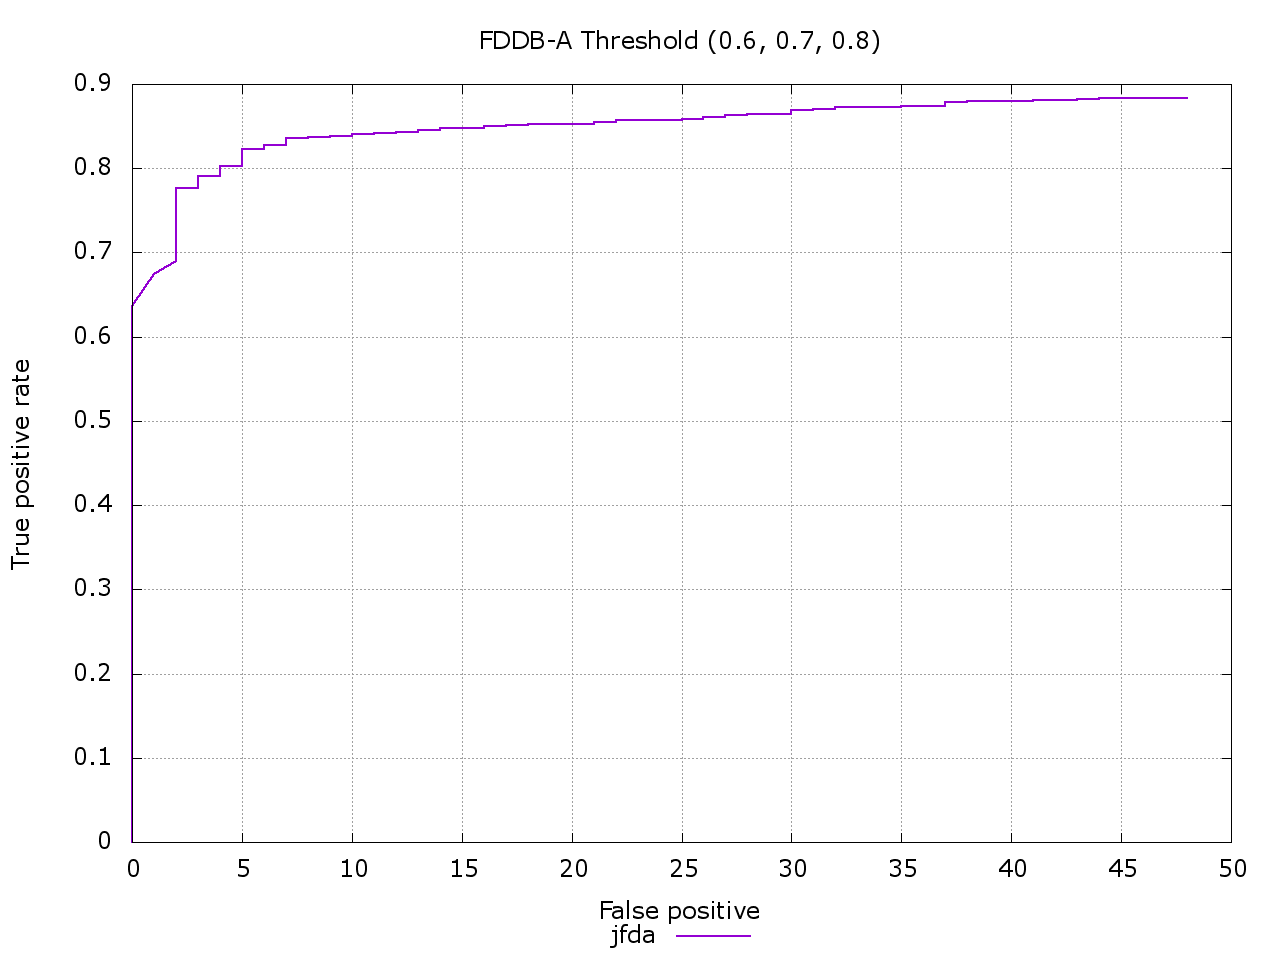

Here is the gnuplot script that generated this plot:
# Compare your discrete ROC curves with other methods
# At terminal: gnuplot discROC.p
set terminal png size 1280, 960 enhanced font 'Verdana,18'
set size 1,1
set grid
set title "FDDB-A Threshold (0.6, 0.7, 0.8)"
set ylabel "True positive rate"
set xlabel "False positive"
set key below
set output "fddb-a.png"
plot "fddb-a.txt" using 2:1 title 'jfda' with lines lw 2 , \
